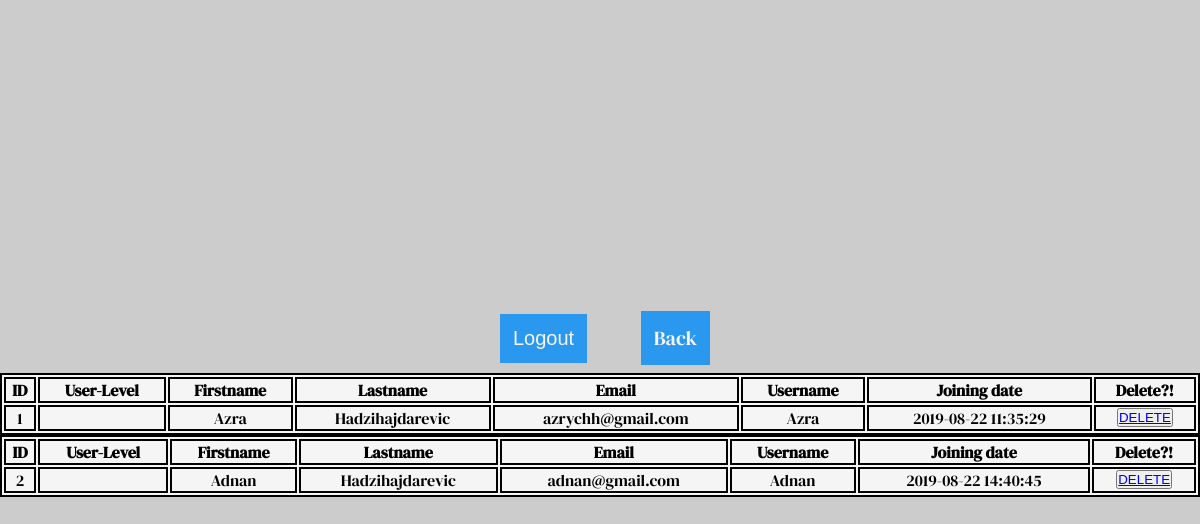
Page /Admin/users.php (signed in) on the committed database.
### tables this page shows
CREATE TABLE `users` (
  `user_id` int(11) NOT NULL,
  `user_firstname` varchar(255) NOT NULL,
  `user_lastname` varchar(255) NOT NULL,
  `user_email` varchar(255) NOT NULL,
  `user_username` varchar(255) NOT NULL,
  `user_password` varchar(1000) NOT NULL,
  `user_date` timestamp NOT NULL DEFAULT CURRENT_TIMESTAMP ON UPDATE CURRENT_TIMESTAMP,
  `user_level` varchar(10) NOT NULL
);

### Admin/function.php (the view, shortened to what this page needs)
<?php
class Database{
    private $host = "localhost";
    private $db_name = "service";
    private $username = "root";
    private $password = "";
    public function Connection(){
            $this->conn = null;
            try
            {
                $this->conn = new PDO("mysql:host=" . $this->host . ";dbname=" . $this->db_name, $this->username, $this->password);
                $this->conn->setAttribute(PDO::ATTR_ERRMODE, PDO::ERRMODE_EXCEPTION);
            }
            catch(PDOException $exception)
            {
                echo "Connection error: " . $exception->getMessage();
            }
            return $this->conn;
    }
}
class USER{
	private $conn;
	public function __construct()
	{
		$database = new Database();
		$db = $database->Connection();
		$this->conn = $db;
    }
    public function showUsers(){
		try
		{
			$stmt = $this->conn->query("SELECT * FROM users");
			while($row = $stmt->fetch(PDO::FETCH_ASSOC)){
				echo "<table  style='background:#f5f5f5;width:100%;border:2px solid #000;'>
				<tr >
				<th style='border:2px solid #000;text-align: center;'>ID</th>
				  <th style='border:2px solid #000;margin: 0 auto;'>User-Level</th>
				  <th style='border:2px solid #000;margin: 0 auto;'>Firstname</th>
				  <th style='border:2px solid #000;margin: 0 auto;'>Lastname</th>
				  <th style='border:2px solid #000;margin: 0 auto;'>Email</th>
				  <th style='border:2px solid #000;margin: 0 auto;'>Username</th>
				  <th style='border:2px solid #000;margin: 0 auto;'>Joining date</th>
				  <th style='border:2px solid #000;margin: 0 auto;'>Delete?!</th>
				</tr>
				<tr>
				<td style='border:2px solid #000;text-align: center;'>".$row['user_id']."</td>
				<td style='border:2px solid #000;text-align: center;'>".$row['user_level']."</td>
				  <td style='border:2px solid #000;text-align: center;'>".$row['user_firstname']."</td>
				  <td style='border:2px solid #000;text-align: center;'>".$row['user_lastname']."</td>
				  <td style='border:2px solid #000;text-align: center;'>".$row['user_email']."</td>
				  <td style='border:2px solid #000;text-align: center;'>".$row['user_username']."</td>
				  <td style='border:2px solid #000;text-align: center;'>".$row['user_date']."</td>
				  <td style='border:2px solid #000;text-align: center;'><button type='submit' name='delete'><a href='delete.php?id=".$row['user_id']."'>DELETE</a></button></td>
				 </tr>
			</table>";
			}
	}
		catch(PDOException $e)
		{
			echo $e->getMessage();
		}
	}
}
?>

### Admin/users.php (shortened to what this page needs)
<?php
  if(isset($_SESSION['user_session'])){
        echo '<form action="../Login-signup/logout.php" method="post">
          <button class="Logout" type="submit" name="logout-submit">Logout</button>
          <a class="back" href="index.php">Back</a></p>
          </form>';
  }else{
        header("Location:../Login-signup/login.php");
        exit();
      }
?>
<!DOCTYPE html>
<html>
<head>
    <link rel="stylesheet" type="text/css" href="../style.css">
</head>
<?php
require "function.php";
$user = new USER();
$user->showUsers();
?>
</body>
</html>

### style.css (style rules this page uses)
* { padding:0; margin: 0; box-sizing:border-box; }
#autoservis-box a,.back { display: inline-block; padding: 10px; margin-left: 40px; justify-content: center; font-size: 20px; text-decoration: none; color: #f5f5f5; background: #2b98f0; border:3px solid #2b98f0; transition: background 3s ease, border 0.5s ease; }
#container button[type=submit],.Logout, #container input[type=submit] { display: inline-block; padding: 10px; margin:10px; justify-content: center; font-size: 20px; text-decoration: none; color: #f5f5f5; background: #2b98f0; border:3px solid #2b98f0; transition: background 3s ease, border 0.5s ease; }

### rows in the picture
users: user_id "1", user_firstname "Azra", user_lastname "Hadzihajdarevic", user_email "azrychh@gmail.com", user_username "Azra", user_date "2019-08-22 11:35:29"
users: user_id "2", user_firstname "Adnan", user_lastname "Hadzihajdarevic", user_email "adnan@gmail.com", user_username "Adnan", user_date "2019-08-22 14:40:45"
